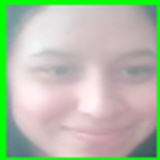
#> input picture Codigo fuente/face_recognition/Data/Adriana Palomares/rostro_101.jpg, 160 x 160 px, found by its file name; its folder holds only this picture in this run
$ python EntrenamientoManual.py
#> lines starting #> are read from the running program, lines starting #| are printed output that depends on the picture; after the words box and inside, x2 and y2 are one past the last pixel; in counts of white or black regions, pixels touching at a corner belong together
import cv2
import numpy as np
from skimage.feature import hog
from sklearn.svm import SVC
import os
import pickle

def extract_features(image):
    gray = cv2.cvtColor(image, cv2.COLOR_BGR2GRAY)
    features, _ = hog(gray, pixels_per_cell=(8, 8), cells_per_block=(2, 2), visualize=True)
    return features

def detect_edges(image):
    gray = cv2.cvtColor(image, cv2.COLOR_BGR2GRAY)
    edges = cv2.Canny(gray, threshold1=100, threshold2=200)
    return edges

def segment_skin(image):
    hsv = cv2.cvtColor(image, cv2.COLOR_BGR2HSV)
    lower_skin = np.array([0, 20, 70], dtype=np.uint8)
    upper_skin = np.array([20, 255, 255], dtype=np.uint8)
    skin_mask = cv2.inRange(hsv, lower_skin, upper_skin)
    skin = cv2.bitwise_and(image, image, mask=skin_mask)
    return skin

dataPath = 'C:/Users/Marsi/Desktop/CURSOS/face_recognition/Data'
peopleList = os.listdir(dataPath)

facesData = []
labels = []

label = 0
for nameDir in peopleList:
    personPath = os.path.join(dataPath, nameDir)

    for fileName in os.listdir(personPath):
        image = cv2.imread(os.path.join(personPath, fileName))
#> image is the input picture: shape (160, 160, 3); mean B, G, R 169, 191.1, 178.8

        print(f"Procesando imagen {fileName}...")

        edges = detect_edges(image)
#> in detect_edges, `gray = cv2.cvtColor(image, cv2.COLOR_BGR2GRAY)`:
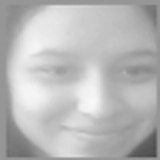
#> gray: shape (160, 160); min 65, max 250, mean 184.9
#> in detect_edges, `edges = cv2.Canny(gray, threshold1=100, threshold2=200)`:
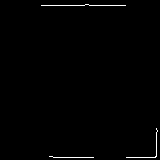
#> edges: shape (160, 160); 0.74% white in thin lines or dots, all inside (x1, y1, x2, y2) = (41, 4, 158, 158)

        skin_image = segment_skin(image)
#> in segment_skin, `hsv = cv2.cvtColor(image, cv2.COLOR_BGR2HSV)`: hsv: shape (160, 160, 3); mean H, S, V 128.8, 49.9, 206.4
#> in segment_skin, `skin_mask = cv2.inRange(hsv, lower_skin, upper_skin)`:
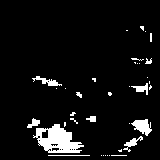
#> skin_mask: shape (160, 160); 6.7% white; 37 white regions (27 under 20 px), largest, box (x1, y1, x2, y2) and area: (33, 124, 84, 153) 828, (131, 119, 152, 136) 203, (32, 76, 62, 86) 118
#> in segment_skin, `skin = cv2.bitwise_and(image, image, mask=skin_mask)`:
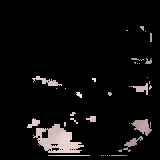
#> skin: shape (160, 160, 3); mean B, G, R 12.5, 12.6, 14

        skin_image_resized = cv2.resize(skin_image, (64, 64))
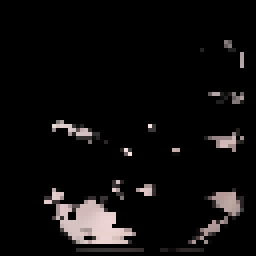
#> skin_image_resized: shape (64, 64, 3) (shown 4 times larger); mean B, G, R 12.4, 12.5, 13.9

        features = extract_features(skin_image_resized)
#> in extract_features, `features, _ = hog(gray, pixels_per_cell=(8, 8), cells_per_block=(2, 2)..`: features = 1764 values, max 0.707 at index 207, min 0 at index 0, mean 0.0746

        facesData.append(features)
        labels.append(label)

    label += 1
#> pass 2 of the loop `for nameDir in peopleList:`:
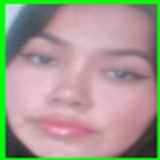
#> input picture Codigo fuente/face_recognition/Data/Alisson Valencia/rostro_124.jpg, 160 x 160 px, found by its file name
#> image is the input picture: shape (160, 160, 3); mean B, G, R 144.6, 156.1, 164.8
#> in detect_edges (call 2), `edges = cv2.Canny(gray, threshold1=100, threshold2=200)`:
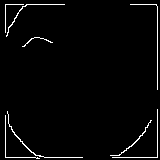
#> edges: shape (160, 160); 2.6% white in thin lines or dots
#> hsv: shape (160, 160, 3); mean H, S, V 151, 68.2, 187.3
#> in segment_skin (call 2), `skin_mask = cv2.inRange(hsv, lower_skin, upper_skin)`:
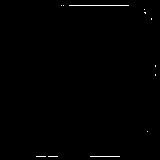
#> skin_mask: shape (160, 160); 0.48% white in thin lines or dots, all inside (x1, y1, x2, y2) = (36, 5, 156, 157)
#> `features = extract_features(skin_image_resized)`: features = 1764 values, max 1 at index 45, min 0 at index 0, mean 0.0138

facesData = np.array(facesData)
labels = np.array(labels)

clf = SVC(kernel='linear', probability=True)
clf.fit(facesData, labels)

with open('face_recognizer_svm_MANUAL.pkl', 'wb') as f:
    pickle.dump(clf, f)

print("Modelo SVM Guardado")
